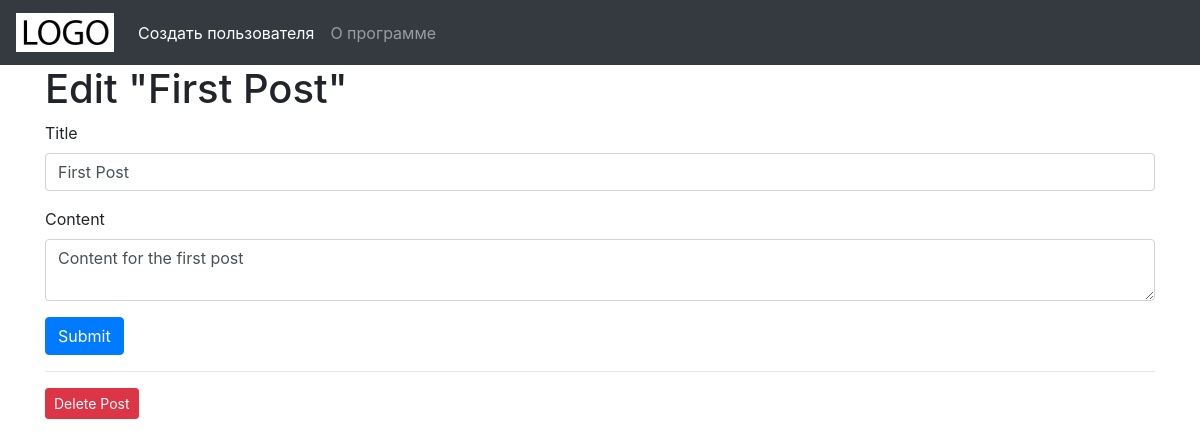
/1/edit, run on an earlier commit of the app's database.
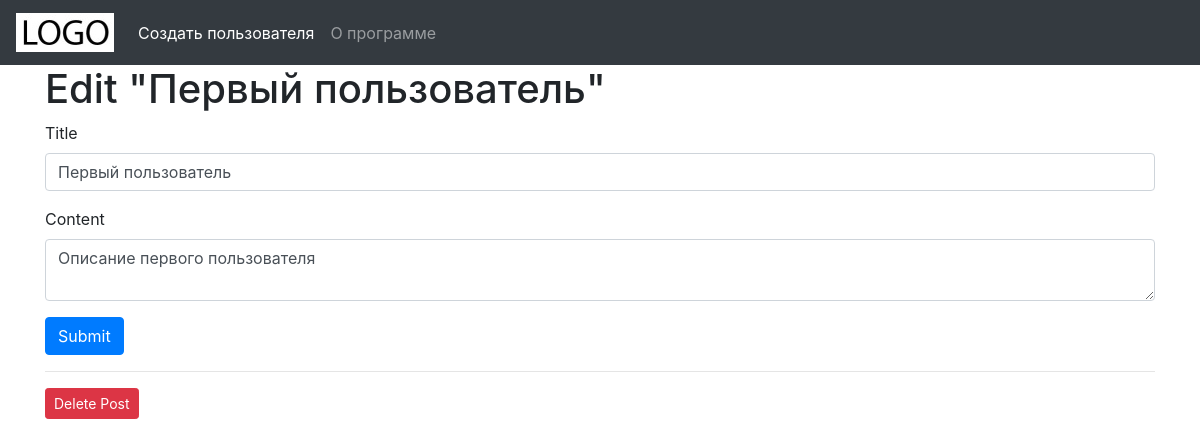
And on a later commit of the database.
### tables this page shows
CREATE TABLE posts (
    id INTEGER PRIMARY KEY AUTOINCREMENT,
    created TIMESTAMP NOT NULL DEFAULT CURRENT_TIMESTAMP,
    title TEXT NOT NULL,
    content TEXT NOT NULL
);

### app.py (the view, shortened to what this page needs)
@app.route('/<int:id>/edit', methods=('GET', 'POST'))
def edit(id):
    post = get_post(id)
    return render_template('edit.html', post=post)

### app.py (called while the page is built)
def get_db_connection():
    conn = sqlite3.connect('database.db')
    conn.row_factory = sqlite3.Row
    return conn

def get_post(post_id):
    conn = get_db_connection()
    post = conn.execute('SELECT * FROM posts WHERE id = ?',
                        (post_id,)).fetchone()
    conn.close()
    if post is None:
        abort(404)
    return post

### templates/edit.html (shortened to what this page needs)
{% extends 'base.html' %}
{% block content %}
<h1>{% block title %} Edit "{{ post['title'] }}" {% endblock %}</h1>
<form method="post">
    <div class="form-group">
        <label for="title">Title</label>
        <input type="text" name="title" placeholder="Post title"
               class="form-control"
               value="{{ request.form['title'] or post['title'] }}">
    </div>
    <div class="form-group">
        <label for="content">Content</label>
        <textarea name="content" placeholder="Post content"
                  class="form-control">{{ request.form['content'] or post['content'] }}</textarea>
    </div>
    <div class="form-group">
        <button type="submit" class="btn btn-primary">Submit</button>
    </div>
</form>
<hr>
<form action="{{ url_for('delete', id=post['id']) }}" method="POST">
    <input type="submit" value="Delete Post"
            class="btn btn-danger btn-sm"
            onclick="return confirm('Are you sure you want to delete this post?')">
</form>
{% endblock %}

What changed in the data, as far as the page shows it:
changed posts: title "First Post" → "Первый пользователь"; content "Content for the first post" → "Описание первого пользователя"
